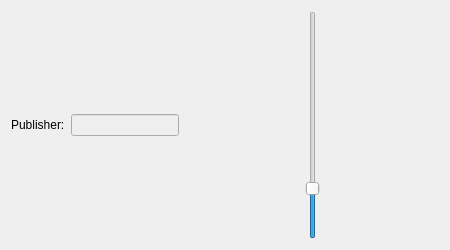
<?xml version="1.0" encoding="UTF-8"?>
<ui version="4.0">
 <class>Qt_Ros_Test</class>
 <widget class="QWidget" name="Qt_Ros_Test">
  <property name="geometry">
   <rect>
    <x>0</x>
    <y>0</y>
    <width>450</width>
    <height>250</height>
   </rect>
  </property>
  <property name="windowTitle">
   <string>Qt_Ros_Test</string>
  </property>
  <layout class="QVBoxLayout" name="verticalLayout_2">
   <item>
    <layout class="QHBoxLayout" name="horizontalLayout_2">
     <item>
      <layout class="QVBoxLayout" name="verticalLayout">
       <item>
        <spacer name="verticalSpacer">
         <property name="orientation">
          <enum>Qt::Vertical</enum>
         </property>
         <property name="sizeHint" stdset="0">
          <size>
           <width>20</width>
           <height>40</height>
          </size>
         </property>
        </spacer>
       </item>
       <item>
        <layout class="QHBoxLayout" name="horizontalLayout">
         <item>
          <widget class="QLabel" name="label">
           <property name="text">
            <string>Publisher:</string>
           </property>
          </widget>
         </item>
         <item>
          <widget class="QLineEdit" name="lineEdit">
           <property name="enabled">
            <bool>false</bool>
           </property>
          </widget>
         </item>
        </layout>
       </item>
       <item>
        <spacer name="verticalSpacer_2">
         <property name="orientation">
          <enum>Qt::Vertical</enum>
         </property>
         <property name="sizeHint" stdset="0">
          <size>
           <width>20</width>
           <height>40</height>
          </size>
         </property>
        </spacer>
       </item>
      </layout>
     </item>
     <item>
      <spacer name="horizontalSpacer">
       <property name="orientation">
        <enum>Qt::Horizontal</enum>
       </property>
       <property name="sizeHint" stdset="0">
        <size>
         <width>40</width>
         <height>20</height>
        </size>
       </property>
      </spacer>
     </item>
     <item>
      <widget class="QSlider" name="verticalSlider">
       <property name="value">
        <number>20</number>
       </property>
       <property name="orientation">
        <enum>Qt::Vertical</enum>
       </property>
      </widget>
     </item>
     <item>
      <spacer name="horizontalSpacer_2">
       <property name="orientation">
        <enum>Qt::Horizontal</enum>
       </property>
       <property name="sizeHint" stdset="0">
        <size>
         <width>40</width>
         <height>20</height>
        </size>
       </property>
      </spacer>
     </item>
    </layout>
   </item>
  </layout>
 </widget>
 <layoutdefault spacing="6" margin="11"/>
 <resources/>
 <connections/>
</ui>
